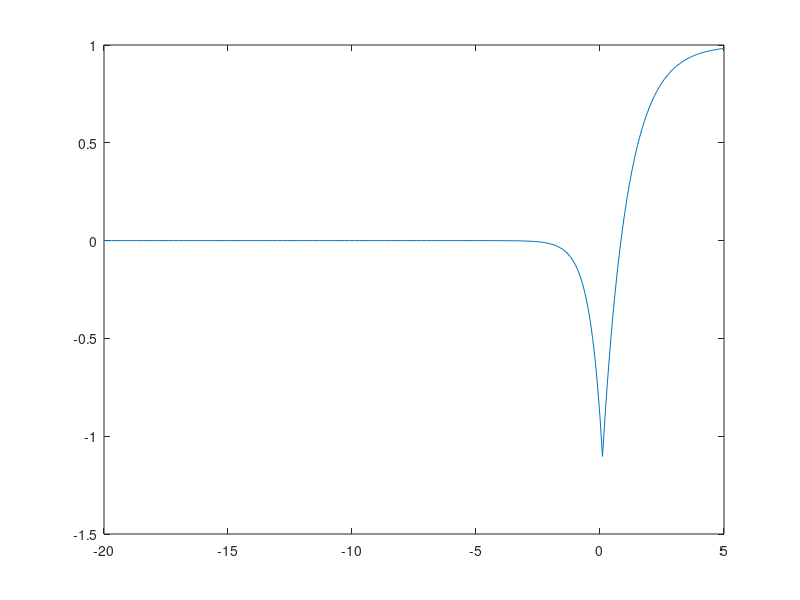

MATLAB code for this plot:
t1 = -10: 0.1: 0;
t1 = t1';
g1 = -2*exp(2*t1);
t2 = 0: .1: 10;
t2 = t2';
g2 = 2*exp(-t2);

t = [t1; t2];
g = [g1; g2];
f = [zeros(size(g1)); ones(size(g2))];

y = 0.1 * conv(f,g);

t = -20: 0.1: 5;
t = t';

plot(t, y(1:length(t)));


